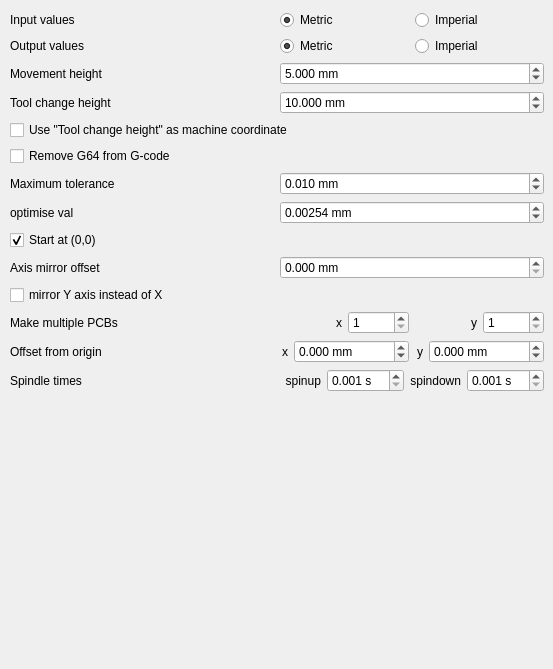
        <widget class="QWidget" name="commonTab">
         <attribute name="title">
          <string>Common</string>
         </attribute>
         <widget class="QWidget" name="gridLayoutWidget_3">
          <property name="geometry">
           <rect>
            <x>10</x>
            <y>10</y>
            <width>534</width>
            <height>650</height>
           </rect>
          </property>
          <layout class="QGridLayout" name="commonGridLayout">
           <item row="0" column="0">
            <widget class="QLabel" name="inputValuesLabel">
             <property name="toolTip">
              <string>&lt;html&gt;&lt;head/&gt;&lt;body&gt;&lt;p&gt;&lt;span style=&quot; font-style:italic;&quot;&gt;--metric&lt;/span&gt;&lt;/p&gt;&lt;/body&gt;&lt;/html&gt;</string>
             </property>
             <property name="text">
              <string>Input values</string>
             </property>
             <property name="buddy">
              <cstring>inputMetricRadioButton</cstring>
             </property>
            </widget>
           </item>
           <item row="0" column="1">
            <layout class="QHBoxLayout" name="inputSystemOfMeasurementHorizontalLayout">
             <property name="sizeConstraint">
              <enum>QLayout::SetMinimumSize</enum>
             </property>
             <item>
              <widget class="QRadioButton" name="inputMetricRadioButton">
               <property name="toolTip">
                <string>&lt;html&gt;&lt;head/&gt;&lt;body&gt;&lt;p&gt;&lt;span style=&quot; font-style:italic;&quot;&gt;--metric=on&lt;/span&gt;&lt;/p&gt;&lt;p&gt;Use metric input&lt;/p&gt;&lt;/body&gt;&lt;/html&gt;</string>
               </property>
               <property name="text">
                <string>Metric</string>
               </property>
               <property name="checked">
                <bool>true</bool>
               </property>
               <property name="autoExclusive">
                <bool>false</bool>
               </property>
              </widget>
             </item>
             <item>
              <widget class="QRadioButton" name="inputImperialRadioButton">
               <property name="toolTip">
                <string>&lt;html&gt;&lt;head/&gt;&lt;body&gt;&lt;p&gt;&lt;span style=&quot; font-style:italic;&quot;&gt;--metric=off&lt;/span&gt;&lt;/p&gt;&lt;p&gt;Use imperial input&lt;/p&gt;&lt;/body&gt;&lt;/html&gt;</string>
               </property>
               <property name="text">
                <string>Imperial</string>
               </property>
               <property name="checked">
                <bool>false</bool>
               </property>
               <property name="autoExclusive">
                <bool>false</bool>
               </property>
              </widget>
             </item>
            </layout>
           </item>
           <item row="1" column="0">
            <widget class="QLabel" name="outputValuesLabel">
             <property name="toolTip">
              <string>&lt;html&gt;&lt;head/&gt;&lt;body&gt;&lt;p&gt;&lt;span style=&quot; font-style:italic;&quot;&gt;--metricoutput&lt;/span&gt;&lt;/p&gt;&lt;/body&gt;&lt;/html&gt;</string>
             </property>
             <property name="text">
              <string>Output values</string>
             </property>
             <property name="buddy">
              <cstring>outputMetricRadioButton</cstring>
             </property>
            </widget>
           </item>
           <item row="1" column="1">
            <layout class="QHBoxLayout" name="outputSystemOfMeasurementHorizontalLayout">
             <property name="sizeConstraint">
              <enum>QLayout::SetMinimumSize</enum>
             </property>
             <item>
              <widget class="QRadioButton" name="outputMetricRadioButton">
               <property name="toolTip">
                <string>&lt;html&gt;&lt;head/&gt;&lt;body&gt;&lt;p&gt;&lt;span style=&quot; font-style:italic;&quot;&gt;--metricoutput=on&lt;/span&gt;&lt;/p&gt;&lt;p&gt;Use metric output&lt;/p&gt;&lt;/body&gt;&lt;/html&gt;</string>
               </property>
               <property name="text">
                <string>Metric</string>
               </property>
               <property name="checked">
                <bool>true</bool>
               </property>
               <property name="autoExclusive">
                <bool>false</bool>
               </property>
              </widget>
             </item>
             <item>
              <widget class="QRadioButton" name="outputImperialRadioButton">
               <property name="toolTip">
                <string>&lt;html&gt;&lt;head/&gt;&lt;body&gt;&lt;p&gt;&lt;span style=&quot; font-style:italic;&quot;&gt;--metricoutput=off&lt;/span&gt;&lt;/p&gt;&lt;p&gt;Use imperial output&lt;/p&gt;&lt;/body&gt;&lt;/html&gt;</string>
               </property>
               <property name="text">
                <string>Imperial</string>
               </property>
               <property name="autoExclusive">
                <bool>false</bool>
               </property>
              </widget>
             </item>
            </layout>
           </item>
           <item row="2" column="0">
            <widget class="QLabel" name="zsafeLabel">
             <property name="toolTip">
              <string>&lt;html&gt;&lt;head/&gt;&lt;body&gt;&lt;p&gt;&lt;span style=&quot; font-style:italic;&quot;&gt;--zsafe&lt;/span&gt;&lt;/p&gt;&lt;p&gt;Z-coordinate for movements between engraving steps&lt;/p&gt;&lt;/body&gt;&lt;/html&gt;</string>
             </property>
             <property name="text">
              <string>Movement height</string>
             </property>
             <property name="buddy">
              <cstring>zsafeDoubleSpinBox</cstring>
             </property>
            </widget>
           </item>
           <item row="2" column="1">
            <widget class="QDoubleSpinBox" name="zsafeDoubleSpinBox">
             <property name="toolTip">
              <string>&lt;html&gt;&lt;head/&gt;&lt;body&gt;&lt;p&gt;&lt;span style=&quot; font-style:italic;&quot;&gt;--zsafe&lt;/span&gt;&lt;/p&gt;&lt;p&gt;Z-coordinate for movements between engraving steps&lt;/p&gt;&lt;/body&gt;&lt;/html&gt;</string>
             </property>
             <property name="suffix">
              <string> mm</string>
             </property>
             <property name="decimals">
              <number>3</number>
             </property>
             <property name="maximum">
              <double>1000.000000000000000</double>
             </property>
             <property name="singleStep">
              <double>0.050000000000000</double>
             </property>
             <property name="value">
              <double>5.000000000000000</double>
             </property>
            </widget>
           </item>
           <item row="3" column="0">
            <widget class="QLabel" name="zchangeLabel">
             <property name="toolTip">
              <string>&lt;html&gt;&lt;head/&gt;&lt;body&gt;&lt;p&gt;&lt;span style=&quot; font-style:italic;&quot;&gt;--zchange&lt;/span&gt;&lt;/p&gt;&lt;p&gt;Z-coordinate for movements with the drill head&lt;/p&gt;&lt;/body&gt;&lt;/html&gt;</string>
             </property>
             <property name="text">
              <string>Tool change height</string>
             </property>
             <property name="buddy">
              <cstring>zchangeDoubleSpinBox</cstring>
             </property>
            </widget>
           </item>
           <item row="3" column="1">
            <widget class="QDoubleSpinBox" name="zchangeDoubleSpinBox">
             <property name="toolTip">
              <string>&lt;html&gt;&lt;head/&gt;&lt;body&gt;&lt;p&gt;&lt;span style=&quot; font-style:italic;&quot;&gt;--zchange&lt;/span&gt;&lt;/p&gt;&lt;p&gt;Z-coordinate for movements with the drill head&lt;/p&gt;&lt;/body&gt;&lt;/html&gt;</string>
             </property>
             <property name="suffix">
              <string> mm</string>
             </property>
             <property name="decimals">
              <number>3</number>
             </property>
             <property name="maximum">
              <double>1000.000000000000000</double>
             </property>
             <property name="singleStep">
              <double>0.050000000000000</double>
             </property>
             <property name="value">
              <double>10.000000000000000</double>
             </property>
            </widget>
           </item>
           <item row="4" column="0" colspan="2">
            <widget class="QCheckBox" name="zchangeAbsoluteCheckBox">
             <property name="toolTip">
              <string>&lt;html&gt;&lt;head/&gt;&lt;body&gt;&lt;p&gt;&lt;span style=&quot; font-style:italic;&quot;&gt;--zchange-absolute&lt;/span&gt;&lt;/p&gt;&lt;p&gt;use zchange as a machine coordinates height (G53)&lt;/p&gt;&lt;/body&gt;&lt;/html&gt;</string>
             </property>
             <property name="text">
              <string>Use &quot;Tool change height&quot; as machine coordinate</string>
             </property>
            </widget>
           </item>
           <item row="5" column="0" colspan="2">
            <widget class="QCheckBox" name="nog64CheckBox">
             <property name="toolTip">
              <string>&lt;html&gt;&lt;head/&gt;&lt;body&gt;&lt;p&gt;&lt;span style=&quot; font-style:italic;&quot;&gt;--nog64&lt;/span&gt;&lt;/p&gt;&lt;p&gt;do not explicitly set G64 inside the output gcode. This option makes the gcode compatible with low-end cnc controllers (like grbl)&lt;/p&gt;&lt;/body&gt;&lt;/html&gt;</string>
             </property>
             <property name="text">
              <string>Remove G64 from G-code</string>
             </property>
             <property name="checked">
              <bool>false</bool>
             </property>
             <property name="tristate">
              <bool>false</bool>
             </property>
            </widget>
           </item>
           <item row="6" column="0">
            <widget class="QLabel" name="toleranceLabel">
             <property name="toolTip">
              <string>&lt;html&gt;&lt;head/&gt;&lt;body&gt;&lt;p&gt;&lt;span style=&quot; font-style:italic;&quot;&gt;--tolerance&lt;/span&gt;&lt;/p&gt;&lt;p&gt;maximum deviation from toolpath&lt;/p&gt;&lt;/body&gt;&lt;/html&gt;</string>
             </property>
             <property name="text">
              <string>Maximum tolerance</string>
             </property>
             <property name="buddy">
              <cstring>toleranceDoubleSpinBox</cstring>
             </property>
            </widget>
           </item>
           <item row="6" column="1">
            <widget class="QDoubleSpinBox" name="toleranceDoubleSpinBox">
             <property name="enabled">
              <bool>true</bool>
             </property>
             <property name="toolTip">
              <string>&lt;html&gt;&lt;head/&gt;&lt;body&gt;&lt;p&gt;&lt;span style=&quot; font-style:italic;&quot;&gt;--tolerance&lt;/span&gt;&lt;/p&gt;&lt;p&gt;maximum deviation from toolpath&lt;/p&gt;&lt;/body&gt;&lt;/html&gt;</string>
             </property>
             <property name="suffix">
              <string> mm</string>
             </property>
             <property name="decimals">
              <number>3</number>
             </property>
             <property name="minimum">
              <double>0.002000000000000</double>
             </property>
             <property name="maximum">
              <double>10.000000000000000</double>
             </property>
             <property name="singleStep">
              <double>0.001000000000000</double>
             </property>
             <property name="value">
              <double>0.010000000000000</double>
             </property>
            </widget>
           </item>
           <item row="7" column="0">
            <widget class="QLabel" name="optimiseLabel">
             <property name="toolTip">
              <string>&lt;html&gt;&lt;head/&gt;&lt;body&gt;&lt;p&gt;&lt;span style=&quot; font-style:italic;&quot;&gt;--optimise&lt;/span&gt;&lt;/p&gt;&lt;p&gt;optimise output gcode, reducing its output size up to 40%, while accepting a very little loss of precision&lt;/p&gt;&lt;/body&gt;&lt;/html&gt;</string>
             </property>
             <property name="text">
              <string>optimise val</string>
             </property>
             <property name="buddy">
              <cstring>optimiseDoubleSpinBox</cstring>
             </property>
            </widget>
           </item>
           <item row="7" column="1">
            <widget class="QDoubleSpinBox" name="optimiseDoubleSpinBox">
             <property name="enabled">
              <bool>true</bool>
             </property>
             <property name="toolTip">
              <string>&lt;html&gt;&lt;head/&gt;&lt;body&gt;&lt;p&gt;&lt;span style=&quot; font-style:italic;&quot;&gt;--optimise&lt;/span&gt;&lt;/p&gt;&lt;p&gt;optimise output gcode, reducing its output size up to 40%, while accepting a very little loss of precision&lt;/p&gt;&lt;/body&gt;&lt;/html&gt;</string>
             </property>
             <property name="suffix">
              <string> mm </string>
             </property>
             <property name="decimals">
              <number>5</number>
             </property>
             <property name="minimum">
              <double>0.000010000000000</double>
             </property>
             <property name="maximum">
              <double>1.000000000000000</double>
             </property>
             <property name="singleStep">
              <double>0.000010000000000</double>
             </property>
             <property name="value">
              <double>0.002540000000000</double>
             </property>
            </widget>
           </item>
           <item row="8" column="0" colspan="2">
            <widget class="QCheckBox" name="zerostartCheckBox">
             <property name="toolTip">
              <string>&lt;html&gt;&lt;head/&gt;&lt;body&gt;&lt;p&gt;&lt;span style=&quot; font-style:italic;&quot;&gt;--zero-start&lt;/span&gt;&lt;/p&gt;&lt;p&gt;set the starting point of the project at (0,0). With this option the project will be between (0,0) and (max_x_value, max_y_value) (positive values)&lt;/p&gt;&lt;/body&gt;&lt;/html&gt;</string>
             </property>
             <property name="text">
              <string>Start at (0,0)</string>
             </property>
             <property name="checked">
              <bool>true</bool>
             </property>
            </widget>
           </item>
           <item row="9" column="0">
            <widget class="QLabel" name="mirroraxisLabel">
             <property name="toolTip">
              <string>&lt;html&gt;&lt;head/&gt;&lt;body&gt;&lt;p&gt;&lt;span style=&quot; font-style:italic;&quot;&gt;--mirror-axis&lt;/span&gt;&lt;/p&gt;&lt;p&gt;Distance from zero axis to flip the PCB around&lt;/p&gt;&lt;/body&gt;&lt;/html&gt;</string>
             </property>
             <property name="text">
              <string>Axis mirror offset</string>
             </property>
             <property name="buddy">
              <cstring>mirroraxisDoubleSpinBox</cstring>
             </property>
            </widget>
           </item>
           <item row="9" column="1">
            <widget class="QDoubleSpinBox" name="mirroraxisDoubleSpinBox">
             <property name="enabled">
              <bool>true</bool>
             </property>
             <property name="toolTip">
              <string>&lt;html&gt;&lt;head/&gt;&lt;body&gt;&lt;p&gt;&lt;span style=&quot; font-style:italic;&quot;&gt;--mirror-axis&lt;/span&gt;&lt;/p&gt;&lt;p&gt;Distance from zero axis to flip the PCB around&lt;/p&gt;&lt;/body&gt;&lt;/html&gt;</string>
             </property>
             <property name="suffix">
              <string> mm </string>
             </property>
             <property name="decimals">
              <number>3</number>
             </property>
             <property name="minimum">
              <double>0.000000000000000</double>
             </property>
             <property name="maximum">
              <double>10000.000000000000000</double>
             </property>
             <property name="singleStep">
              <double>1.000000000000000</double>
             </property>
             <property name="value">
              <double>0.000000000000000</double>
             </property>
            </widget>
           </item>
           <item row="10" column="0" colspan="2">
            <widget class="QCheckBox" name="mirroryaxisCheckBox">
             <property name="toolTip">
              <string>&lt;html&gt;&lt;head/&gt;&lt;body&gt;&lt;p&gt;&lt;span style=&quot; font-style:italic;&quot;&gt;--mirror-yaxis&lt;/span&gt;&lt;/p&gt;&lt;p&gt;mirror Y axis instead of X&lt;/p&gt;&lt;/body&gt;&lt;/html&gt;</string>
             </property>
             <property name="text">
              <string>mirror Y axis instead of X</string>
             </property>
            </widget>
           </item>
           <item row="11" column="0">
            <widget class="QLabel" name="tileLabel">
             <property name="toolTip">
              <string>&lt;html&gt;&lt;head/&gt;&lt;body&gt;&lt;p&gt;&lt;span style=&quot; font-style:italic;&quot;&gt;--tile-x&lt;/span&gt;, &lt;span style=&quot; font-style:italic;&quot;&gt;--tile-y&lt;/span&gt;&lt;/p&gt;&lt;p&gt;number of tiling rows/columns&lt;/p&gt;&lt;/body&gt;&lt;/html&gt;</string>
             </property>
             <property name="text">
              <string>Make multiple PCBs</string>
             </property>
            </widget>
           </item>
           <item row="11" column="1">
            <layout class="QHBoxLayout" name="tileHorizontalLayout">
             <item>
              <widget class="QLabel" name="tilexLabel">
               <property name="toolTip">
                <string>&lt;html&gt;&lt;head/&gt;&lt;body&gt;&lt;p&gt;&lt;span style=&quot; font-style:italic;&quot;&gt;--tile-x&lt;/span&gt;&lt;/p&gt;&lt;p&gt;number of tiling columns&lt;/p&gt;&lt;/body&gt;&lt;/html&gt;</string>
               </property>
               <property name="text">
                <string>x</string>
               </property>
               <property name="alignment">
                <set>Qt::AlignRight|Qt::AlignTrailing|Qt::AlignVCenter</set>
               </property>
               <property name="buddy">
                <cstring>tilexSpinBox</cstring>
               </property>
              </widget>
             </item>
             <item>
              <widget class="QSpinBox" name="tilexSpinBox">
               <property name="toolTip">
                <string>&lt;html&gt;&lt;head/&gt;&lt;body&gt;&lt;p&gt;&lt;span style=&quot; font-style:italic;&quot;&gt;--tile-x&lt;/span&gt;&lt;/p&gt;&lt;p&gt;number of tiling columns&lt;/p&gt;&lt;/body&gt;&lt;/html&gt;</string>
               </property>
               <property name="minimum">
                <number>1</number>
               </property>
              </widget>
             </item>
             <item>
              <widget class="QLabel" name="tileyLabel">
               <property name="toolTip">
                <string>&lt;html&gt;&lt;head/&gt;&lt;body&gt;&lt;p&gt;&lt;span style=&quot; font-style:italic;&quot;&gt;--tile-y&lt;/span&gt;&lt;/p&gt;&lt;p&gt;number of tiling rows&lt;/p&gt;&lt;/body&gt;&lt;/html&gt;</string>
               </property>
               <property name="text">
                <string>y</string>
               </property>
               <property name="alignment">
                <set>Qt::AlignRight|Qt::AlignTrailing|Qt::AlignVCenter</set>
               </property>
               <property name="buddy">
                <cstring>tileySpinBox</cstring>
               </property>
              </widget>
             </item>
             <item>
              <widget class="QSpinBox" name="tileySpinBox">
               <property name="toolTip">
                <string>&lt;html&gt;&lt;head/&gt;&lt;body&gt;&lt;p&gt;&lt;span style=&quot; font-style:italic;&quot;&gt;--tile-y&lt;/span&gt;&lt;/p&gt;&lt;p&gt;number of tiling rows&lt;/p&gt;&lt;/body&gt;&lt;/html&gt;</string>
               </property>
               <property name="minimum">
                <number>1</number>
               </property>
              </widget>
             </item>
            </layout>
           </item>
           <item row="12" column="0">
            <widget class="QLabel" name="axisoffsetLabel">
             <property name="toolTip">
              <string>&lt;html&gt;&lt;head/&gt;&lt;body&gt;&lt;p&gt;&lt;span style=&quot; font-style:italic;&quot;&gt;--x-offset&lt;/span&gt;, &lt;span style=&quot; font-style:italic;&quot;&gt;--y-offset&lt;/span&gt;&lt;/p&gt;&lt;p&gt;Offset from the origin in the X/Y axis&lt;/p&gt;&lt;/body&gt;&lt;/html&gt;</string>
             </property>
             <property name="text">
              <string>Offset from origin</string>
             </property>
            </widget>
           </item>
           <item row="12" column="1">
            <layout class="QHBoxLayout" name="axisoffsetHorizontalLayout">
             <item>
              <widget class="QLabel" name="axisoffsetxLabel">
               <property name="toolTip">
                <string>&lt;html&gt;&lt;head/&gt;&lt;body&gt;&lt;p&gt;&lt;span style=&quot; font-style:italic;&quot;&gt;--x-offset&lt;/span&gt;&lt;/p&gt;&lt;p&gt;offset the origin on the x-axis this distance&lt;/p&gt;&lt;/body&gt;&lt;/html&gt;</string>
               </property>
               <property name="text">
                <string>x</string>
               </property>
               <property name="alignment">
                <set>Qt::AlignRight|Qt::AlignTrailing|Qt::AlignVCenter</set>
               </property>
               <property name="buddy">
                <cstring>offsetXDoubleSpinBox</cstring>
               </property>
              </widget>
             </item>
             <item>
              <widget class="QDoubleSpinBox" name="offsetXDoubleSpinBox">
               <property name="toolTip">
                <string>&lt;html&gt;&lt;head/&gt;&lt;body&gt;&lt;p&gt;&lt;span style=&quot; font-style:italic;&quot;&gt;--x-offset&lt;/span&gt;&lt;/p&gt;&lt;p&gt;offset the origin on the x-axis this distance&lt;/p&gt;&lt;/body&gt;&lt;/html&gt;</string>
               </property>
               <property name="suffix">
                <string> mm </string>
               </property>
               <property name="decimals">
                <number>3</number>
               </property>
               <property name="minimum">
                <double>-10000.000000000000000</double>
               </property>
               <property name="maximum">
                <double>10000.000000000000000</double>
               </property>
               <property name="singleStep">
                <double>1.000000000000000</double>
               </property>
               <property name="value">
                <double>0.000000000000000</double>
               </property>
              </widget>
             </item>
             <item>
              <widget class="QLabel" name="axisoffsetyLabel">
               <property name="toolTip">
                <string>&lt;html&gt;&lt;head/&gt;&lt;body&gt;&lt;p&gt;&lt;span style=&quot; font-style:italic;&quot;&gt;--y-offset&lt;/span&gt;&lt;/p&gt;&lt;p&gt;offset the origin on the y-axis this distance&lt;/p&gt;&lt;/body&gt;&lt;/html&gt;</string>
               </property>
               <property name="text">
                <string>y</string>
               </property>
               <property name="alignment">
                <set>Qt::AlignRight|Qt::AlignTrailing|Qt::AlignVCenter</set>
               </property>
               <property name="buddy">
                <cstring>offsetYDoubleSpinBox</cstring>
               </property>
              </widget>
             </item>
             <item>
              <widget class="QDoubleSpinBox" name="offsetYDoubleSpinBox">
               <property name="toolTip">
                <string>&lt;html&gt;&lt;head/&gt;&lt;body&gt;&lt;p&gt;&lt;span style=&quot; font-style:italic;&quot;&gt;--y-offset&lt;/span&gt;&lt;/p&gt;&lt;p&gt;offset the origin on the y-axis this distance&lt;/p&gt;&lt;/body&gt;&lt;/html&gt;</string>
               </property>
               <property name="suffix">
                <string> mm </string>
               </property>
               <property name="decimals">
                <number>3</number>
               </property>
               <property name="minimum">
                <double>-10000.000000000000000</double>
               </property>
               <property name="maximum">
                <double>10000.000000000000000</double>
               </property>
               <property name="singleStep">
                <double>1.000000000000000</double>
               </property>
               <property name="value">
                <double>0.000000000000000</double>
               </property>
              </widget>
             </item>
            </layout>
           </item>
           <item row="13" column="0">
            <widget class="QLabel" name="spindleTimesLabel">
             <property name="toolTip">
              <string>&lt;html&gt;&lt;head/&gt;&lt;body&gt;&lt;p&gt;&lt;span style=&quot; font-style:italic;&quot;&gt;--spinup-time&lt;/span&gt;, &lt;span style=&quot; font-style:italic;&quot;&gt;--spindown-time&lt;/span&gt;&lt;/p&gt;&lt;p&gt;Time required for the spindle to reach speed/stop completely&lt;/p&gt;&lt;/body&gt;&lt;/html&gt;</string>
             </property>
             <property name="text">
              <string>Spindle times</string>
             </property>
            </widget>
           </item>
           <item row="13" column="1">
            <layout class="QHBoxLayout" name="spindletimesHorizontalLayout">
             <item>
              <widget class="QLabel" name="spinupLabel">
               <property name="toolTip">
                <string>&lt;html&gt;&lt;head/&gt;&lt;body&gt;&lt;p&gt;&lt;span style=&quot; font-style:italic;&quot;&gt;--spinup-time&lt;/span&gt;&lt;/p&gt;&lt;p&gt;time required to the spindle to reach the correct speed&lt;/p&gt;&lt;/body&gt;&lt;/html&gt;</string>
               </property>
               <property name="text">
                <string>spinup</string>
               </property>
               <property name="alignment">
                <set>Qt::AlignRight|Qt::AlignTrailing|Qt::AlignVCenter</set>
               </property>
               <property name="buddy">
                <cstring>spinupDoubleSpinBox</cstring>
               </property>
              </widget>
             </item>
             <item>
              <widget class="QDoubleSpinBox" name="spinupDoubleSpinBox">
               <property name="toolTip">
                <string>&lt;html&gt;&lt;head/&gt;&lt;body&gt;&lt;p&gt;&lt;span style=&quot; font-style:italic;&quot;&gt;--spinup-time&lt;/span&gt;&lt;/p&gt;&lt;p&gt;time required to the spindle to reach the correct speed&lt;/p&gt;&lt;/body&gt;&lt;/html&gt;</string>
               </property>
               <property name="suffix">
                <string> s </string>
               </property>
               <property name="decimals">
                <number>3</number>
               </property>
               <property name="minimum">
                <double>0.001000000000000</double>
               </property>
               <property name="maximum">
                <double>20.000000000000000</double>
               </property>
               <property name="singleStep">
                <double>0.010000000000000</double>
               </property>
               <property name="value">
                <double>0.001000000000000</double>
               </property>
              </widget>
             </item>
             <item>
              <widget class="QLabel" name="spindownLabel">
               <property name="toolTip">
                <string>&lt;html&gt;&lt;head/&gt;&lt;body&gt;&lt;p&gt;&lt;span style=&quot; font-style:italic;&quot;&gt;--spindown-time&lt;/span&gt;&lt;/p&gt;&lt;p&gt;time required for the spindle to return to 0 rpm&lt;/p&gt;&lt;/body&gt;&lt;/html&gt;</string>
               </property>
               <property name="text">
                <string>spindown</string>
               </property>
               <property name="alignment">
                <set>Qt::AlignRight|Qt::AlignTrailing|Qt::AlignVCenter</set>
               </property>
               <property name="buddy">
                <cstring>spindownDoubleSpinBox</cstring>
               </property>
              </widget>
             </item>
             <item>
              <widget class="QDoubleSpinBox" name="spindownDoubleSpinBox">
               <property name="toolTip">
                <string>&lt;html&gt;&lt;head/&gt;&lt;body&gt;&lt;p&gt;&lt;span style=&quot; font-style:italic;&quot;&gt;--spindown-time&lt;/span&gt;&lt;/p&gt;&lt;p&gt;time required for the spindle to return to 0 rpm&lt;/p&gt;&lt;/body&gt;&lt;/html&gt;</string>
               </property>
               <property name="suffix">
                <string> s </string>
               </property>
               <property name="decimals">
                <number>3</number>
               </property>
               <property name="minimum">
                <double>0.001000000000000</double>
               </property>
               <property name="maximum">
                <double>20.000000000000000</double>
               </property>
               <property name="singleStep">
                <double>0.010000000000000</double>
               </property>
               <property name="value">
                <double>0.001000000000000</double>
               </property>
              </widget>
             </item>
            </layout>
           </item>
           <item row="14" column="0" colspan="2">
            <spacer name="verticalSpacer_7">
             <property name="orientation">
              <enum>Qt::Vertical</enum>
             </property>
             <property name="sizeHint" stdset="0">
              <size>
               <width>20</width>
               <height>40</height>
              </size>
             </property>
            </spacer>
           </item>
          </layout>
         </widget>
        </widget>
